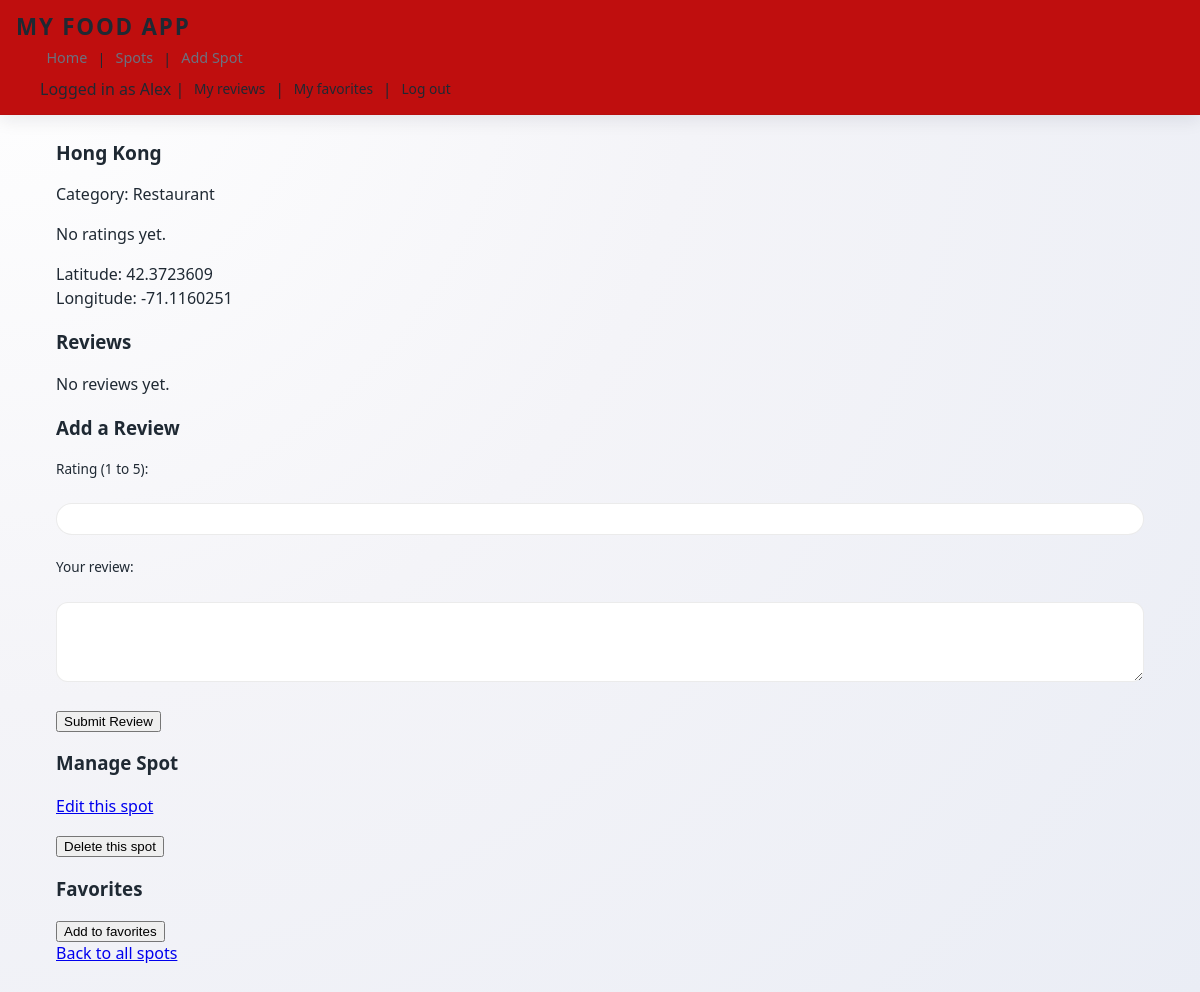
Screenshot of /spot/143 (signed in) with the database file from the repository.
### tables this page shows
CREATE TABLE spots (
    id INTEGER PRIMARY KEY AUTOINCREMENT,
    name TEXT NOT NULL,
    category TEXT,
    latitude REAL,
    longitude REAL
, late_night INTEGER DEFAULT 0, fine_dining INTEGER DEFAULT 0, health_conscious INTEGER DEFAULT 0, affordable INTEGER DEFAULT 0, sweet_treat INTEGER DEFAULT 0, close INTEGER DEFAULT 0);

### app.py (the view)
@app.route("/spot/<int:spot_id>")
def spot_detail(spot_id):
    if not session.get("user_id"):
        return redirect(url_for("login"))
    db = get_db()
    spot = db.execute(
        """
        SELECT
            id,
            name,
            category,
            latitude,
            longitude,
            late_night,
            fine_dining,
            health_conscious,
            affordable,
            sweet_treat,
            close
        FROM spots
        WHERE id = ?
        """,
        (spot_id,)
    ).fetchone()
    reviews = db.execute(
        """
        SELECT reviews.rating,
               reviews.text,
               users.username
        FROM reviews
        LEFT JOIN users ON reviews.user_id = users.id
        WHERE reviews.spot_id = ?
        ORDER BY reviews.id DESC
        """,
        (spot_id,)
    ).fetchall()
    avg_row = db.execute(
        "SELECT ROUND(AVG(rating), 1) AS avg_rating, COUNT(*) AS review_count FROM reviews WHERE spot_id = ?",
        (spot_id,)
    ).fetchone()
    avg_rating = avg_row["avg_rating"]
    review_count = avg_row["review_count"]
    is_favorite = False
    if session.get("user_id") and spot is not None:
        fav = db.execute(
            "SELECT 1 FROM favorites WHERE user_id = ? AND spot_id = ?",
            (session["user_id"], spot_id)
        ).fetchone()
        is_favorite = fav is not None
    db.close()
    if spot is None:
        return "Spot not found", 404
    return render_template(
        "spot_detail.html",
        spot=spot,
        reviews=reviews,
        is_favorite=is_favorite,
        avg_rating=avg_rating,
        review_count=review_count
    )

### app.py (called while the page is built)
def get_db():
    connection = sqlite3.connect("spots.db")
    connection.row_factory = sqlite3.Row  # lets us use column names later
    return connection

### templates/spot_detail.html (shortened to what this page needs)
{% extends "layout.html" %}
{% block content %}
<h2>{{ spot["name"] }}</h2>
<p>Category: {{ spot["category"] }}</p>
{% if avg_rating %}
  <p>Average rating: {{ avg_rating }}★ ({{ review_count }} review{% if review_count != 1 %}s{% endif %})</p>
{% else %}
  <p>No ratings yet.</p>
{% endif %}
<p>
  Latitude: {{ spot["latitude"] }}<br>
  Longitude: {{ spot["longitude"] }}
</p>
<h3>Reviews</h3>
{% if reviews %}
  <ul>
    {% for review in reviews %}
  <li>
    <strong>{{ review["rating"] }} stars</strong>
    {% if review["username"] %}
      by {{ review["username"] }}
    {% endif %}
    <br>
    {{ review["text"] }}
  </li>
{% endfor %}
  </ul>
{% else %}
  <p>No reviews yet.</p>
{% endif %}
{% if session.get("user_id") %}
  <h3>Add a Review</h3>
  <form action="/spot/{{ spot['id'] }}/review" method="POST">
    <label>Rating (1 to 5):</label><br>
    <input type="number" name="rating" min="1" max="5" required><br><br>
    <label>Your review:</label><br>
    <textarea name="text" required></textarea><br><br>
    <button type="submit">Submit Review</button>
  </form>
{% else %}
  <p><a href="/login">Log in</a> to add a review.</p>
{% endif %}
{% if session.get("is_admin") %}
<h3>Manage Spot</h3>
<p>
  <a href="/spot/{{ spot['id'] }}/edit">Edit this spot</a>
</p>
<form action="/spot/{{ spot['id'] }}/delete" method="POST"
      onsubmit="return confirm('Are you sure you want to delete this spot?');">
  <button type="submit">Delete this spot</button>
</form>
{% endif %}
<h3>Favorites</h3>
{% if session.get("user_id") %}
  {% if is_favorite %}
    <form action="/spot/{{ spot['id'] }}/unfavorite" method="POST">
      <button type="submit">Remove from favorites</button>
    </form>
  {% else %}
    <form action="/spot/{{ spot['id'] }}/favorite" method="POST">
      <button type="submit">Add to favorites</button>
    </form>
  {% endif %}
{% else %}
  <p><a href="/login">Log in</a> to add this spot to your favorites.</p>
{% endif %}
<a href="/spots">Back to all spots</a>
{% endblock %}

### static/styles.css (style rules this page uses)
:root { --crimson: #a51c30; --dark-crimson: #7c1321; --background-page: #f4f4f8; --background-card: #ffffff; --faded-border: #e2e2ec; --text-main: #1f2933; --text-muted: #6b7280; --shadow-soft: 0 10px 25px rgba(15, 23, 42, 0.08); --radius-lg: 16px; --radius-md: 12px; --radius-pill: 999px; --max-width: 1120px; --transition-fast: 0.2s ease; --font-sans: system-ui, -apple-system, BlinkMacSystemFont, "SF Pro Text", "Helvetica Neue", Arial, sans-serif; }
*, *::before, *::after { box-sizing: border-box; }
html, body { margin: 0; padding: 0; }
body { font-family: var(--font-sans); background: radial-gradient(circle at top left, #ffffff 0, #f4f4f8 45%, #eaedf5 100%); color: var(--text-main); -webkit-font-smoothing: antialiased; }
main h2 { font-size: 1.2rem; margin-top: 0; margin-bottom: 0.6rem; }
main p { line-height: 1.5; color: var(--text-main); }
form { margin-top: 0.5rem; }
label { display: block; font-size: 0.85rem; margin-bottom: 0.2rem; }
input[type="text"], input[type="email"], input[type="password"], input[type="number"], textarea, select { width: 100%; padding: 0.45rem 0.75rem; border-radius: var(--radius-pill); border: 1px solid rgba(0, 0, 0, 0.08); font-size: 0.9rem; outline: none; background: #ffffff; transition: border var(--transition-fast), box-shadow var(--transition-fast); }
textarea { border-radius: 12px; min-height: 80px; resize: vertical; }

### rows the page displays
spots: name "Hong Kong", category "Restaurant", latitude "42.3723609", longitude "-71.1160251"

### other values shown
{{ session["username"] }} "Alex"
